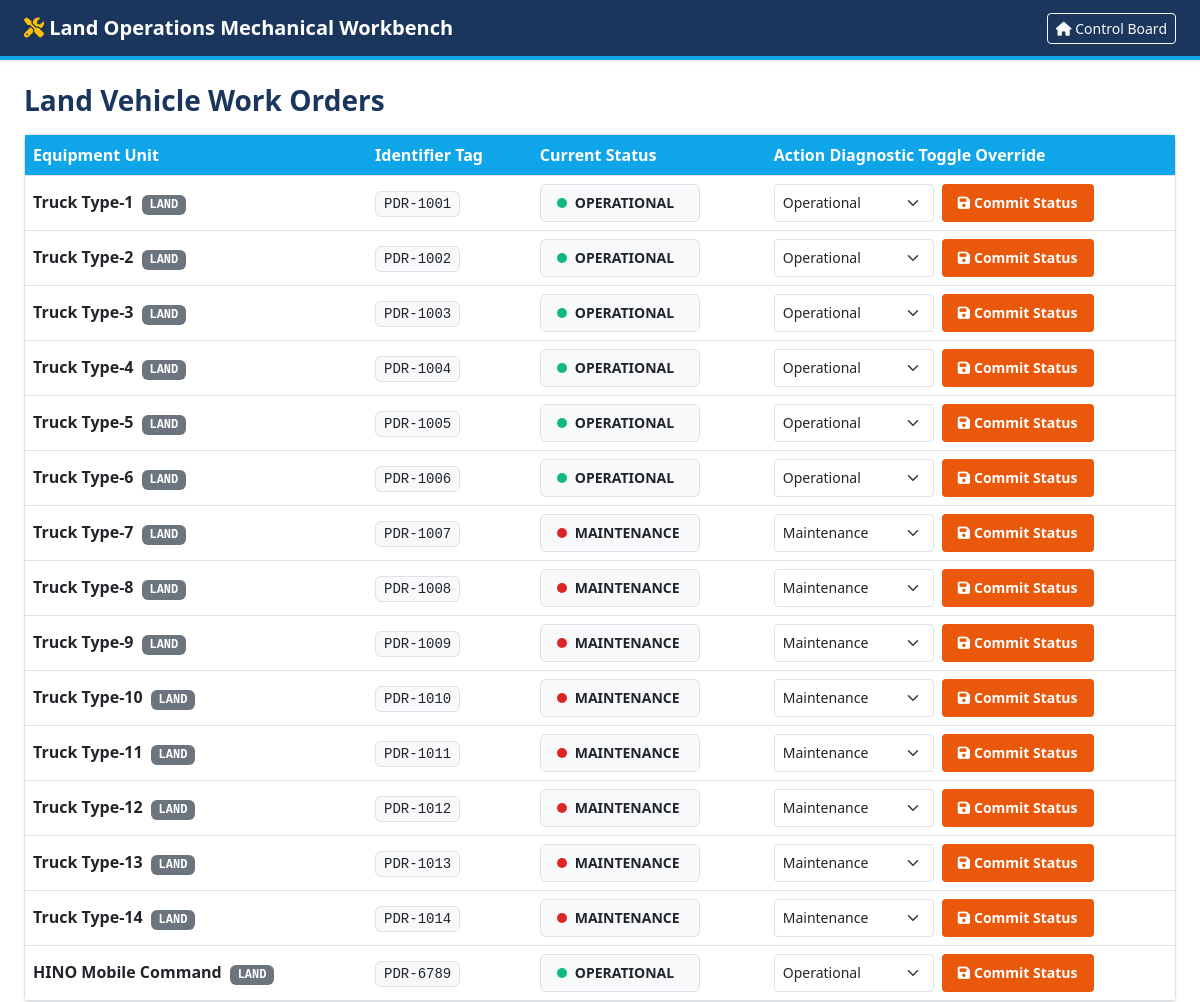
Page /repair/ (signed in) on the earlier database version.
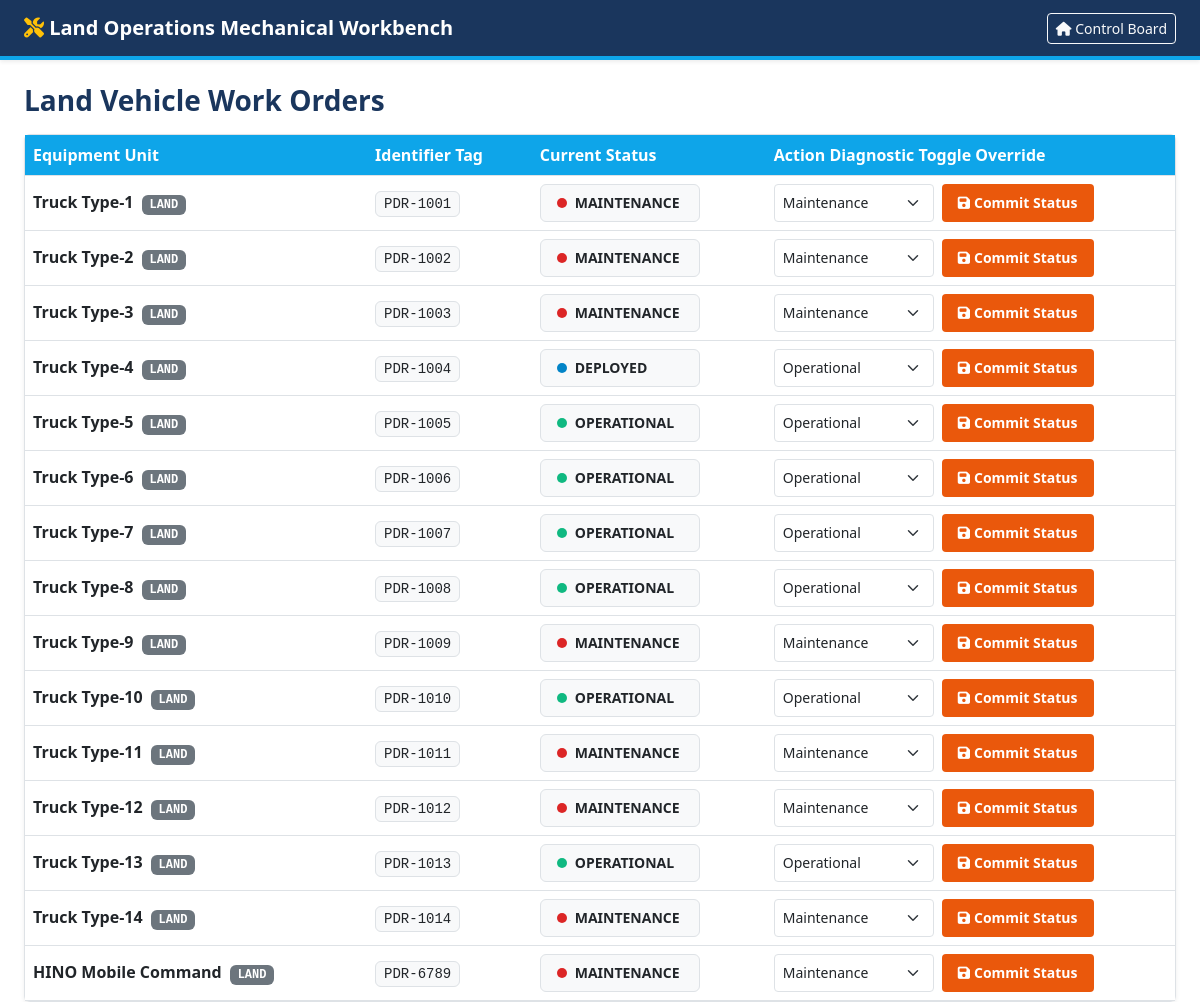
Same page on the later database version.
### fleet/models.py (models this page shows, shortened)
class Vehicle(models.Model):
    STATUS_CHOICES = [
        ('OPERATIONAL', 'Operational'),
        ('MAINTENANCE', 'Maintenance'),
        ('DEPLOYED', 'Deployed'),
    ]
    model_name = models.CharField(max_length=100)
    plate_number = models.CharField(max_length=50, unique=True)
    vehicle_type = models.ForeignKey('VehicleType', on_delete=models.CASCADE)
    status = models.CharField(max_length=50, default='OPERATIONAL') # OPERATIONAL, MAINTENANCE, DEPLOYED
    assigned_driver = models.ForeignKey(Driver, on_delete=models.SET_NULL, null=True, blank=True, related_name='vehicles')

class VehicleType(models.Model):
    name = models.CharField(max_length=50, unique=True)

### fleet/views.py (the view, shortened to what this page needs)
# urls.py: path('repair/', views.repairman_dashboard, name='repairman_dashboard'),
@login_required
def repairman_dashboard(request):
    user = request.user
    username_lower = user.username.lower()
    user_group_names = list(user.groups.values_list('name', flat=True))
    is_authorized = (
        user.is_superuser or
        'Repairman' in user_group_names or
        'tech' in username_lower or 'repair' in username_lower or 'mechanic' in username_lower
    )
    if not is_authorized:
        messages.error(request, "Access restricted to authorized Repair Technicians.")
        return redirect('homepage')
    vehicles = Vehicle.objects.all().order_by(
        Case(
            When(status='MAINTENANCE', then=Value(1)),
            When(status='OPERATIONAL', then=Value(2)),
            default=Value(3),
            output_field=IntegerField(),
        ),
        'model_name' # Secondary sorting alphabetic by name if statuses are equal
    )
    vehicles = Vehicle.objects.all().exclude(vehicle_type__name__iexact='MARINE').select_related('vehicle_type', 'assigned_driver')
    return render(request, 'fleet/repairman_dashboard.html', {'vehicles': vehicles})

### fleet/templates/fleet/repairman_dashboard.html (shortened to what this page needs)
<!DOCTYPE html>
<html lang="en">
<head>
    <link href="https://cdn.jsdelivr.net/npm/bootstrap@5.3.0/dist/css/bootstrap.min.css" rel="stylesheet">
    <link rel="stylesheet" href="https://cdnjs.cloudflare.com/ajax/libs/font-awesome/6.4.0/css/all.min.css">
</head>
<body>
    <nav class="navbar navbar-dark nav-header px-4 py-2 shadow-sm mb-4">
        <span class="navbar-brand fw-bold text-white"><i class="fa-solid fa-screwdriver-wrench text-warning"></i> Land Operations Mechanical Workbench</span>
        <a href="{% url 'homepage' %}" class="btn btn-sm btn-outline-light"><i class="fa-solid fa-house"></i> Control Board</a>
    </nav>
    <div class="container-fluid px-4">
        <h3 class="fw-bold mb-3" style="color: #1A365D;">Land Vehicle Work Orders</h3>
        <div class="card shadow-sm border-0">
            <div class="card-body p-0 border bg-white rounded">
                <table class="table table-hover align-middle mb-0">
                    <thead class="table-theme">
                        <tr>
                            <th>Equipment Unit</th>
                            <th>Identifier Tag</th>
                            <th>Current Status</th>
                            <th>Action Diagnostic Toggle Override</th>
                        </tr>
                    </thead>
                    <tbody>
                        {% for vehicle in vehicles %}
                        <tr>
                            <td class="fw-bold text-dark">
                                {{ vehicle.model_name }}
                                <span class="badge bg-secondary font-monospace text-uppercase ms-1">{{ vehicle.vehicle_type.name }}</span>
                            </td>
                            <td><code class="bg-light text-dark border px-2 py-1 rounded font-monospace">{{ vehicle.plate_number }}</code></td>
                            <td>
                                {% if vehicle.status == 'DEPLOYED' %}
                                    <div class="border px-3 py-1.5 rounded d-inline-flex align-items-center gap-2 bg-light text-dark fw-semibold" style="min-width: 160px; height: 38px; font-size: 0.875rem;">
                                        <span style="height: 10px; width: 10px; background-color: #0284C7; border-radius: 50%; display: inline-block;"></span>
                                        DEPLOYED
                                    </div>
                                {% elif vehicle.status == 'MAINTENANCE' %}
                                    <div class="border px-3 py-1.5 rounded d-inline-flex align-items-center gap-2 bg-light text-dark fw-semibold" style="min-width: 160px; height: 38px; font-size: 0.875rem;">
                                        <span style="height: 10px; width: 10px; background-color: #DC2626; border-radius: 50%; display: inline-block;"></span>
                                        MAINTENANCE
                                    </div>
                                {% else %}
                                    <div class="border px-3 py-1.5 rounded d-inline-flex align-items-center gap-2 bg-light text-dark fw-semibold" style="min-width: 160px; height: 38px; font-size: 0.875rem;">
                                        <span style="height: 10px; width: 10px; background-color: #10B981; border-radius: 50%; display: inline-block;"></span>
                                        OPERATIONAL
                                    </div>
                                {% endif %}
                            </td>
                            <td>
                                <form method="POST" class="d-flex gap-2 m-0 align-items-center">
                                    <select name="status" class="form-select form-select-sm" style="max-width: 160px; height: 38px;" required>
                                        <option value="OPERATIONAL" {% if vehicle.status == 'OPERATIONAL' %}selected{% endif %}>Operational</option>
                                        <option value="MAINTENANCE" {% if vehicle.status == 'MAINTENANCE' %}selected{% endif %}>Maintenance</option>
                                    </select>
                                    <button type="submit" class="btn btn-sm btn-save d-inline-flex align-items-center gap-1" style="height: 38px; padding-left: 15px; padding-right: 15px;">
                                        <i class="fa-solid fa-floppy-disk"></i> Commit Status
                                    </button>
                                </form>
                            </td>
                        </tr>
                        {% endfor %}
                    </tbody>
                </table>
            </div>
        </div>
    </div>
</body>
</html>

### fleet/templates/fleet/repairman_dashboard.html (style rules this page uses)
body { background-color: #FFFFFF; }
.nav-header { background-color: #1A365D; border-bottom: 4px solid #0EA5E9; }
.table-theme th { background-color: #0EA5E9 !important; color: white !important; }
.btn-save { background-color: #EA580C; color: white; font-weight: bold; }

Differences in the rows shown:
changed Vehicle "Truck Type-1": status "Operational" → "Maintenance"; status "OPERATIONAL" → "MAINTENANCE"
changed Vehicle "Truck Type-2": status "Operational" → "Maintenance"; status "OPERATIONAL" → "MAINTENANCE"
changed Vehicle "Truck Type-3": status "Operational" → "Maintenance"; status "OPERATIONAL" → "MAINTENANCE"
changed Vehicle "Truck Type-4": status "OPERATIONAL" → "DEPLOYED"
changed Vehicle "Truck Type-7": status "Maintenance" → "Operational"; status "MAINTENANCE" → "OPERATIONAL"
changed Vehicle "Truck Type-8": status "Maintenance" → "Operational"; status "MAINTENANCE" → "OPERATIONAL"
changed Vehicle "Truck Type-10": status "Maintenance" → "Operational"; status "MAINTENANCE" → "OPERATIONAL"
changed Vehicle "Truck Type-13": status "Maintenance" → "Operational"; status "MAINTENANCE" → "OPERATIONAL"
changed Vehicle "HINO Mobile Command": status "Operational" → "Maintenance"; status "OPERATIONAL" → "MAINTENANCE"
